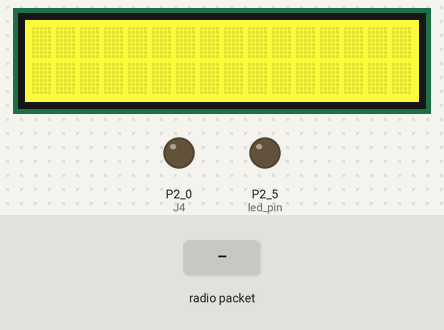
Simulated run of this sketch. Board: TI MSP430 LaunchPad. Shown: 16×2 character LCD, output pins drawn as LEDs (lit = HIGH). Inputs (shaded band) come from the test bench. No radio packets arrive unless stated; what the sketch prints to the serial monitor is not drawn.

Above: at 1.2 s.
1.3 s: radio packet "1" arrives
At 5.1 s:
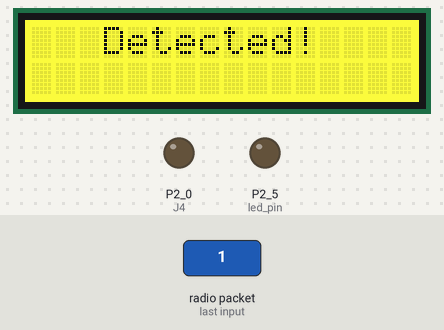
At 6.1 s:
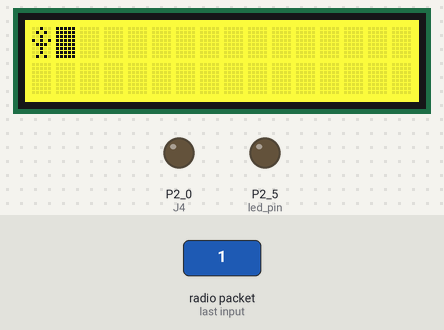
Timing chart, 0 to 7.6 s (numbered marks = the images above; inputs shaded):
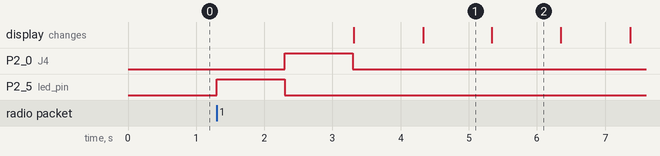

Measured:
- after the input at 1.3 s, P2_0 (J4): LOW → HIGH after 1.0 s, → LOW 1.0 s later; P2_5 (led_pin): LOW → HIGH at once, → LOW 1.0 s later
- what the display in image 1 shows lasts 1.0 s, from 4.3 s to 5.3 s

The sketch:

receiver.ino
```cpp
// receiver.ino
// Modified by: Ayotunde Odejayi (Nov. 2015)
//
// See transmitter code for credits for VirtualWire libraries and pure receiving module
//
// Dependencies:
// VirtualWire libraries
// rgb lcd libraries
//
// Description:
// Implements receiver code and controls an rgb lcd screen
// When the information received is a coherent form of what is expected from the transmitter
// This script lights an LED (for alert) turns on a buzzer and displays corresponding messages to an LCD screen


#include <Wire.h>

#include "VirtualWire.h"
#include "rgb_lcd.h"
int led_pin = 13;

// Create lcd object & set color values
rgb_lcd lcd;
 int colorR = 255;
 int colorG = 255;
 int colorB = 0;

// Create shaped character
byte armsUp[8] = {
    0b00100,
    0b01010,
    0b00100,
    0b10101,
    0b01110,
    0b00100,
    0b00100,
    0b01010
};

// Map output pin, J4 to Buzzer
#define J4 8

void setup()
{
    pinMode(led_pin, OUTPUT);
    pinMode(J4, OUTPUT);
    Serial.begin(9600);	// Debugging only
    Serial.println("Setting up RX..."); //Prints "Setup" to the serial monitor
    Serial.println("-------------"); Serial.println("-------------");
    vw_set_rx_pin(7);       //Sets pin D12 as the RX Pin
    vw_set_ptt_inverted(true); // Required for DR3100
    vw_setup(4000);	     // Bits per sec
    vw_rx_start();           // Start the receiver PLL running

    // Set up the LCD's number of columns and rows and colors
    lcd.begin(16, 2);
    lcd.setRGB(colorR, colorG, colorB);

    #if 1
    lcd.createChar(4, armsUp);
    #endif
}

void loop()
{

    uint8_t buf[VW_MAX_MESSAGE_LEN];
    uint8_t buflen = VW_MAX_MESSAGE_LEN;
    if (vw_get_message(buf, &buflen)) // Non-blocking
    {
	int i;
        digitalWrite(13, true);  // Flash LED to show received coherent message
        delay(1000);
        digitalWrite(13, false);

	// Message with a good checksum received, dump it.
	Serial.println("RX Packet: ");
	for (i = 0; i < buflen; i++)
	{
            char c = (buf[i]);
            Serial.println(c);
	}

        digitalWrite(J4, HIGH);
        delay(1000);
        digitalWrite(J4, LOW);

        // Print a message to the LCD.
        for (i = 0; i < 4; i++)
        {
          lcd.print(" Drunk Driver"); delay(1000); lcd.clear();
          lcd.print("   Detected!  "); delay(1000); lcd.clear();
          lcd.setCursor(10, 6); lcd.clear();
          lcd.write(4);   // Draw warning sign (stick man with arms up
          lcd.blink();
          delay(1000);
          lcd.clear();
          lcd.noBlink();
        }

	Serial.println("");
        digitalWrite(13, false);
    }
}
```
